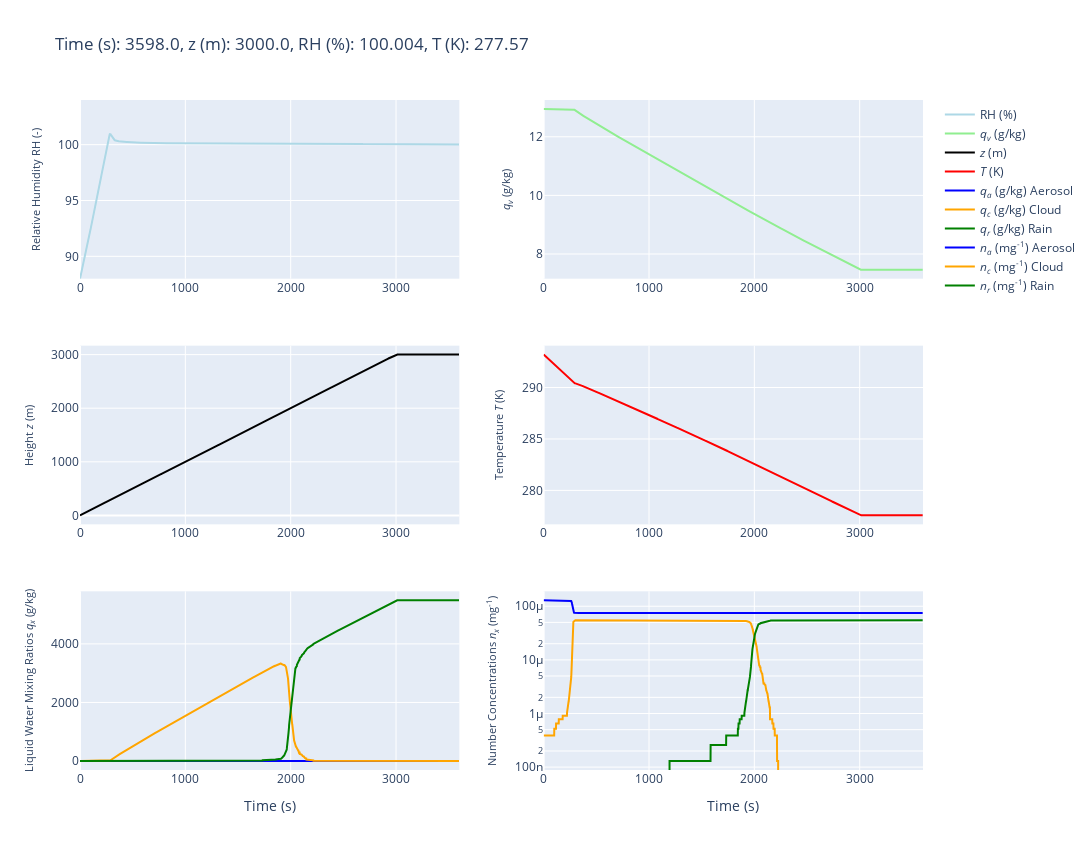

Write notebook code for a chart like this one.
### Code cell
nt, dt, time_array, T_parcel_array, P_parcel_array, RH_parcel_array, q_parcel_array, z_parcel_array, \
qa_ts,qc_ts,qr_ts, na_ts,nc_ts,nr_ts, \
spectra_arr, con_ts, act_ts, evp_ts, dea_ts, acc_ts, aut_ts, precip_ts, particles_array, \
rc_liq_avg_array, rc_liq_std_array, TAU_ts_array, albedo_array = timesteps_function(n_particles_widget, P_widget, \
                                 RH_widget, T_widget, w_widget, nt_widget, \
                                 dt_widget, rm_spec, ascending_mode_widget, \
                                 mode_displaytype_widget, z_widget, max_z_widget, \
                                 Condensation_widget, Collision_widget, \
                                 mode_aero_init_widget, gridwidget, kohler_widget.value, \
                                 hygroscopicity_widget.value, switch_sedi_removal.value, \
                                 entrainment_rate_widget.value,entrainment_widget.value,qv_profiles, theta_profiles, entrainment_start_widget.value, entrainment_end_widget.value)

### Figure 1 — Plotly figure (JSON) as saved in the notebook; plotly's stock layout.template omitted (floating-point values rounded to 4 significant figures; data arrays with more than 128 entries replaced by an {"elided": "..."} marker saying what was removed)
{"data": [{"line": {"color": "lightblue"}, "mode": "lines", "name": "RH (%)", "showlegend": true, "type": "scatter", "x": {"elided": "3599 int values"}, "xaxis": "x", "y": {"elided": "3601 float values"}, "yaxis": "y"}, {"line": {"color": "lightgreen"}, "mode": "lines", "name": "<i>q<sub>v</sub></i> (g/kg)", "type": "scatter", "x": {"elided": "3599 int values"}, "xaxis": "x2", "y": {"elided": "3601 float values"}, "yaxis": "y2"}, {"line": {"color": "black"}, "mode": "lines", "name": "<i>z</i> (m)", "type": "scatter", "x": {"elided": "3599 int values"}, "xaxis": "x3", "y": {"elided": "3601 int values"}, "yaxis": "y3"}, {"line": {"color": "red"}, "mode": "lines", "name": "<i>T</i> (K)", "type": "scatter", "x": {"elided": "3599 int values"}, "xaxis": "x4", "y": {"elided": "3601 float values"}, "yaxis": "y4"}, {"line": {"color": "blue"}, "mode": "lines", "name": "<i>q<sub>a</sub></i> (g/kg) Aerosol", "type": "scatter", "x": {"elided": "3599 int values"}, "xaxis": "x5", "y": {"elided": "3601 float values"}, "yaxis": "y5"}, {"line": {"color": "orange"}, "mode": "lines", "name": "<i>q<sub>c</sub></i> (g/kg) Cloud", "type": "scatter", "x": {"elided": "3599 int values"}, "xaxis": "x5", "y": {"elided": "3601 float values"}, "yaxis": "y5"}, {"line": {"color": "green"}, "mode": "lines", "name": "<i>q<sub>r</sub></i> (g/kg) Rain", "type": "scatter", "x": {"elided": "3599 int values"}, "xaxis": "x5", "y": {"elided": "3601 float values"}, "yaxis": "y5"}, {"line": {"color": "blue"}, "mode": "lines", "name": "<i>n<sub>a</sub></i> (mg<sup>-1</sup>) Aerosol", "type": "scatter", "x": {"elided": "3599 int values"}, "xaxis": "x6", "y": {"elided": "3601 float values"}, "yaxis": "y6"}, {"line": {"color": "orange"}, "mode": "lines", "name": "<i>n<sub>c</sub></i> (mg<sup>-1</sup>) Cloud", "type": "scatter", "x": {"elided": "3599 int values"}, "xaxis": "x6", "y": {"elided": "3601 float values"}, "yaxis": "y6"}, {"line": {"color": "green"}, "mode": "lines", "name": "<i>n<sub>r</sub></i> (mg<sup>-1</sup>) Rain", "type": "scatter", "x": {"elided": "3599 int values"}, "xaxis": "x6", "y": {"elided": "3601 float values"}, "yaxis": "y6"}], "layout": {"height": 850, "title": {"text": "Time (s): 3598.0, z (m): 3000.0, RH (%): 100.004, T (K): 277.57"}, "width": 1250, "xaxis": {"anchor": "y", "domain": [0, 0.45], "range": [0, 3601]}, "xaxis2": {"anchor": "y2", "domain": [0.55, 1], "range": [0, 3601]}, "xaxis3": {"anchor": "y3", "domain": [0, 0.45], "range": [0, 3601]}, "xaxis4": {"anchor": "y4", "domain": [0.55, 1], "range": [0, 3601]}, "xaxis5": {"anchor": "y5", "domain": [0, 0.45], "range": [0, 3601], "title": {"text": "Time (s)"}}, "xaxis6": {"anchor": "y6", "domain": [0.55, 1], "range": [0, 3601], "title": {"text": "Time (s)"}}, "yaxis": {"anchor": "x", "domain": [0.7333, 1], "range": [88.0, 104], "title": {"font": {"size": 11}, "text": "Relative Humidity RH (-)"}}, "yaxis2": {"anchor": "x2", "domain": [0.7333, 1], "title": {"font": {"size": 11}, "text": "<i>q<sub>v</sub></i> (g/kg)"}}, "yaxis3": {"anchor": "x3", "domain": [0.3667, 0.6333], "title": {"font": {"size": 11}, "text": "Height <i>z</i> (m)"}}, "yaxis4": {"anchor": "x4", "domain": [0.3667, 0.6333], "title": {"font": {"size": 11}, "text": "Temperature <i>T</i> (K)"}}, "yaxis5": {"anchor": "x5", "domain": [0, 0.2667], "title": {"font": {"size": 11}, "text": "Liquid Water Mixing Ratios <i>q<sub>x</sub></i> (g/kg)"}}, "yaxis6": {"anchor": "x6", "domain": [0, 0.2667], "title": {"font": {"size": 11}, "text": "Number Concentrations <i>n<sub>x</sub></i> (mg<sup>-1</sup>)"}, "type": "log"}}}
